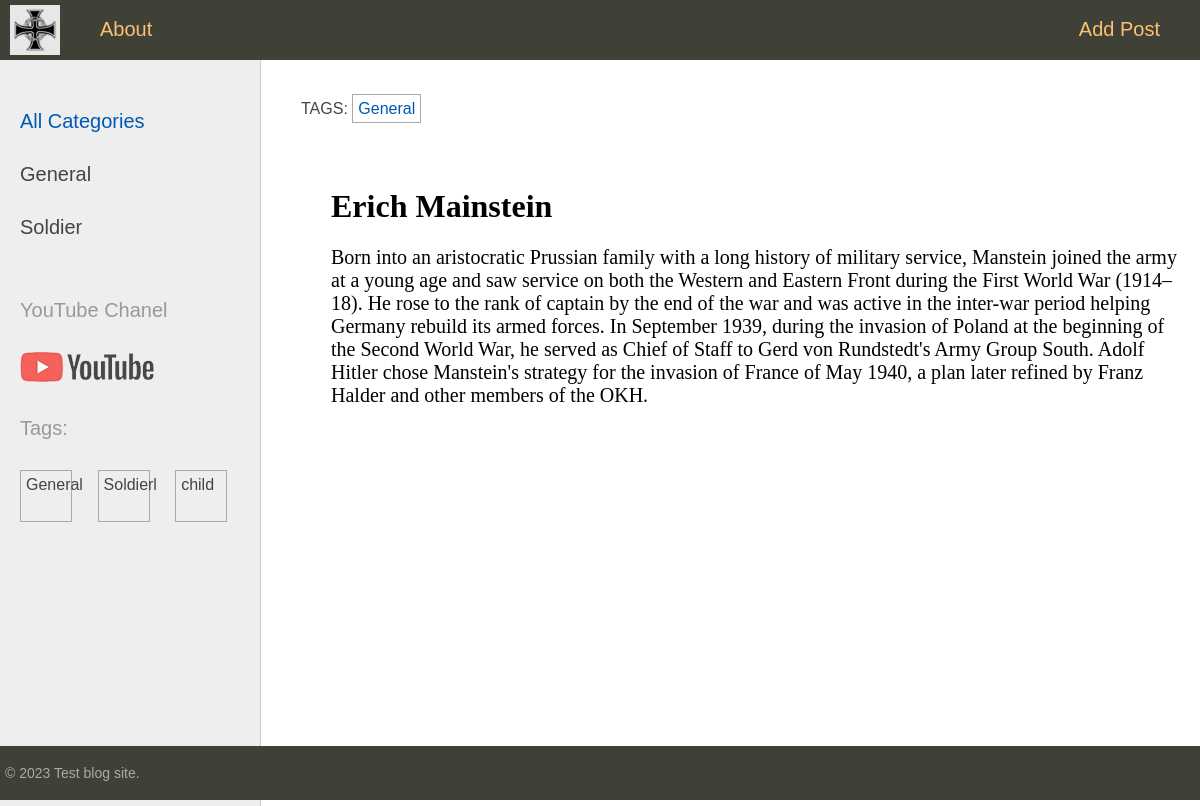
Screenshot of /post/erich-mainstein/ with the database file from the repository.
### sitetest/models.py (models this page shows, shortened)
class Category(models.Model):
    name = models.CharField(max_length=100, db_index=True, verbose_name="Category")
    slug = models.SlugField(max_length=255, unique=True, db_index=True, verbose_name="Slug")
    class Meta:
        verbose_name="Category"
        verbose_name_plural="Catefories"
    def get_absolute_url(self):
        return reverse("category", kwargs={"cat_slug": self.slug})

class TagPost(models.Model):
    tag = models.CharField(max_length=100, db_index=True)
    slug = models.SlugField(max_length=255, unique=True, db_index=True)
    def get_absolute_url(self):
        return reverse("tags", kwargs={"tag_slug": self.slug})

class Persons(models.Model):
    class Status(models.IntegerChoices):
        DRAFT = 0, "Not Published"
        PUBLISHED = 1, "Published"
    title = models.CharField(max_length=255, verbose_name="Name")
    slug = models.SlugField(max_length=255, unique=True, db_index=True, verbose_name="Slug")
    content = models.TextField(blank=True, verbose_name="content")
    time_create = models.DateTimeField(auto_now_add=True, verbose_name="Time of creation")
    time_update = models.DateTimeField(auto_now=True, verbose_name="Last update")
    is_published = models.BooleanField(choices=tuple(map(lambda x: (bool(x[0]), x[1]), Status.choices)), default=Status.DRAFT, verbose_name="Published Status")
    cat = models.ForeignKey('Category', on_delete=models.PROTECT, related_name='categ', verbose_name="Category")
    tags = models.ManyToManyField('TagPost', blank=True, related_name='tags', verbose_name="Tags")
    country = models.OneToOneField('Country', blank=True, on_delete=models.SET_NULL, null=True, related_name='countri',
                                   verbose_name="Country")
    objects = models.Manager()
    published = PublishedManager()
    class Meta:
        verbose_name_plural = "Person"

### sitetest/views.py (the view)
# urls.py: path('post/<slug:post_slug>/', views.show_post, name="post"),
def show_post(request, post_slug):
    post = get_object_or_404(Persons, slug=post_slug)
    tag = post.tags.all()
    data = {
        "title": post.title,
        "content": post.content,
        "tags": tag,
        "is_published": post.is_published,
        "menu": menu,
        "gay": True,
    }
    return render(request, "sitetest/post.html", context=data)

### sitetest/templatetags/person_tags.py (called while the page is built)
@register.inclusion_tag('sitetest/list_categories.html')
def show_categories(cat_selected=0):
    cats = Category.objects.annotate(total=Count("categ")).filter(total__gt=0)
    return {'cats': cats, 'cat_selected': cat_selected}

@register.inclusion_tag('sitetest/list_tags.html')
def show_tags():
    tags = TagPost.objects.annotate(total=Count("tags")).filter(total__gt=0)
    return {'tags': tags}

### sitetest/templates/sitetest/post.html (shortened to what this page needs)
{% extends 'base.html' %}
{% block breadcrumbs %}
{% if tags %}
<ul class="tags-list">
    <li>TAGS:</li>
    {% for t in tags %}
    <li><a href="{{t.get_absolute_url}}">{{t.tag}}</a></li>
    {% endfor %}
</ul>
{% endif %}
{% endblock %}
{% block content %}
<h1> {{title}}</h1>
{%if is_published%}
{{content}}
{%endif%}
{% endblock %}

### sitetest/templates/sitetest/list_categories.html
{% for cat in cats %}
{% if cat.id == cat_selected%}
<li class="selected">{{cat.name}}</li>
{% else %}
<li><a href="{{ cat.get_absolute_url }}">{{cat.name}}</a></li>
{% endif %}
{% endfor %}

### sitetest/templates/sitetest/list_tags.html
{%if tags%}
<p> Tags: </p>
<ul class="tags-list">
    {%for t in tags%}
    <li><a href="{{ t.get_absolute_url }}">{{t.tag}}</a></li>
    {%endfor%}
</ul>
{%endif%}

### rows the page displays
Category: name "General"
Category: name "Soldier"
TagPost: tag "General"
TagPost: tag "Soldierl"
TagPost: tag "child"
Persons: title "Erich Mainstein", content "Born into an aristocratic Prussian family with a long history of military service, Manstein joined the army at a young age and saw service on both the Western and Eastern Front during the First World War (1914–18). He rose to the rank of captain by the end of the war and was active in the inter-war period helping Germany rebuild its armed forces. In September 1939, during the invasion of Poland at the beginning of the Second World War, he served as Chief of Staff to Gerd von Rundstedt's Army Group South. Adolf Hitler chose Manstein's strategy for the invasion of France of May 1940, a plan later refined by Franz Halder and other members of the OKH."

### other values shown
{{ m.title }} "About" "Add Post"
